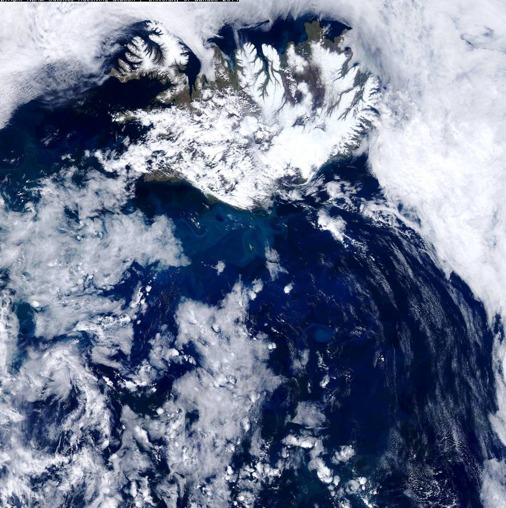
#> input picture imagini/poza1.jpg, 506 x 508 px
$ python -i ContourProcessor.py   (imports and definitions only)
#> lines starting #> are read from the running program, lines starting #| are printed output that depends on the picture; after the words box and inside, x2 and y2 are one past the last pixel; in counts of white or black regions, pixels touching at a corner belong together
import cv2
import numpy as np

import cv2
import numpy as np

class ContourProcessorVideo:

    @staticmethod
    def process_frame(frame):
        gray = cv2.cvtColor(frame, cv2.COLOR_BGR2GRAY)

        # Apply a binary threshold to the image
        _, thresh = cv2.threshold(gray, np.mean(gray), 255, cv2.THRESH_BINARY)

        # Find contours in the thresholded image
        contours, _ = cv2.findContours(thresh, cv2.RETR_LIST, cv2.CHAIN_APPROX_SIMPLE)

        # Initialize a black image with the same dimensions as the frame
        black_image = np.zeros_like(frame)

        # Draw each contour on the black image
        for contour in contours:
            cv2.drawContours(black_image, [contour], -1, (0, 255, 0), 2)

        # Use the black image with drawn contours as the output
        return black_image

class ContourProcessorImage:
    @staticmethod
    def processImage(image_path):
        # Image Segmentation using Contour Detection
#> called with image_path = 'imagini/poza1.jpg'
        sample_image = cv2.imread(image_path)
#> sample_image is the input picture: shape (508, 506, 3); mean B, G, R 145.2, 121.2, 110.9
        img = cv2.cvtColor(sample_image, cv2.COLOR_BGR2RGB)
        img = cv2.resize(img, (256, 256))
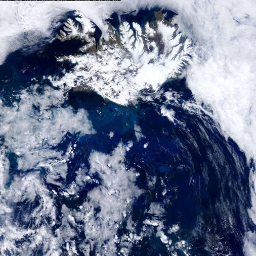
#> img: shape (256, 256, 3); mean R, G, B 110.8, 121, 145.1

        gray = cv2.cvtColor(img, cv2.COLOR_RGB2GRAY)
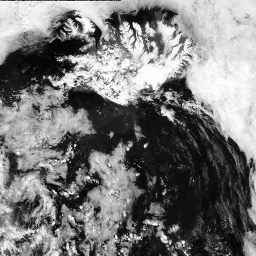
#> gray: shape (256, 256); min 4, max 255, mean 120.7
        _, thresh = cv2.threshold(gray, np.mean(gray), 255, cv2.THRESH_BINARY_INV)
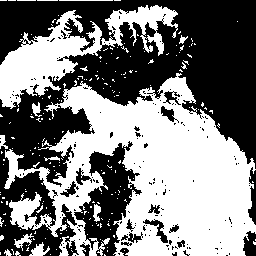
#> thresh: shape (256, 256); 48.8% white; 204 white regions (192 under 20 px), largest, box (x1, y1, x2, y2) and area: (4, 73, 256, 256) 24547, (0, 5, 178, 109) 6029, (29, 242, 50, 256) 143
        cv2.imshow('Threshold', thresh)

        edges = cv2.dilate(cv2.Canny(thresh, 0, 255), None)
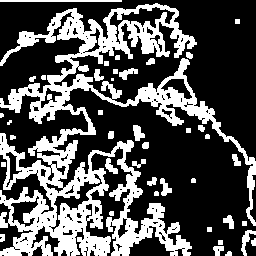
#> edges: shape (256, 256); 32.2% white; 41 white regions (3 under 20 px), largest, box (x1, y1, x2, y2) and area: (0, 3, 256, 256) 19078, (0, 0, 122, 2) 244, (241, 230, 256, 256) 145
        cv2.imshow('Detected Edges', edges)

        cnt = sorted(cv2.findContours(edges, cv2.RETR_LIST, cv2.CHAIN_APPROX_SIMPLE)[-2], key=cv2.contourArea)[-1]
#> cnt = contour of 2424 points, box (x1, y1, x2, y2) (0, 3, 256, 256), area 19898
        mask = np.zeros((256, 256), np.uint8)
        masked = cv2.drawContours(mask, [cnt], -1, 255, -1)
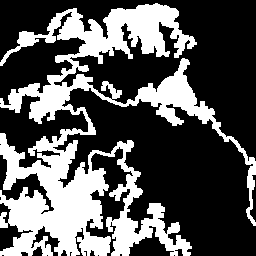
#> masked: shape (256, 256); 34% white; 1 white region, box (x1, y1, x2, y2) and area: (0, 3, 256, 256) 22281

        cv2.imshow('Masked', masked)

        dst = cv2.bitwise_and(img, img, mask=mask)
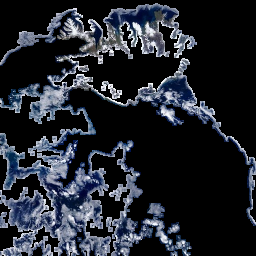
#> dst: shape (256, 256, 3); mean R, G, B 34.9, 38.7, 46.9
        segmented = cv2.cvtColor(dst, cv2.COLOR_BGR2RGB)

        cv2.imshow('Segmented', segmented)
        cv2.waitKey(0)
        cv2.destroyAllWindows()

>>> result = ContourProcessorImage().processImage('imagini/poza1.jpg')

$ run again, on imagini/poza2.jpg
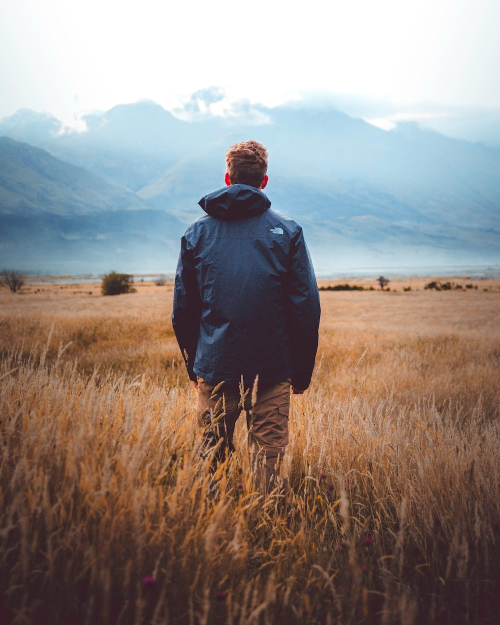
#> input picture imagini/poza2.jpg, 1000 x 1250 px (shown at 1/2 size)
#> in processImage, sample_image is the input picture: shape (1250, 1000, 3); mean B, G, R 131.7, 136.6, 147.2
#> in processImage, `_, thresh = cv2.threshold(gray, np.mean(gray), 255, cv2.THRESH_BINARY_..`:
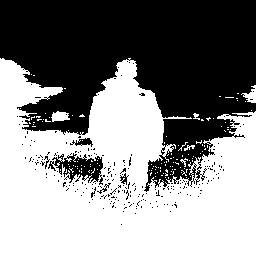
#> thresh: shape (256, 256); 53.2% white; 235 black regions (229 under 20 px), largest, box (x1, y1, x2, y2) and area: (0, 0, 256, 192) 29159, (48, 153, 103, 185) 851, (70, 138, 93, 147) 101, (120, 173, 129, 185) 46, (97, 183, 111, 194) 35, (44, 156, 50, 169) 25
#> edges: shape (256, 256); 17.6% white; 15 white regions, largest, box (x1, y1, x2, y2) and area: (0, 56, 256, 216) 10735, (223, 83, 256, 104) 313, (162, 200, 179, 209) 103
#> cnt = contour of 799 points, box (x1, y1, x2, y2) (0, 56, 256, 216), area 16998
#> masked: shape (256, 256); 27.3% white; 1 white region, box (x1, y1, x2, y2) and area: (0, 56, 256, 216) 17865
#> in processImage, `dst = cv2.bitwise_and(img, img, mask=mask)`:
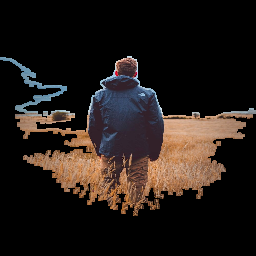
#> dst: shape (256, 256, 3); mean R, G, B 35.5, 27.7, 23.9
